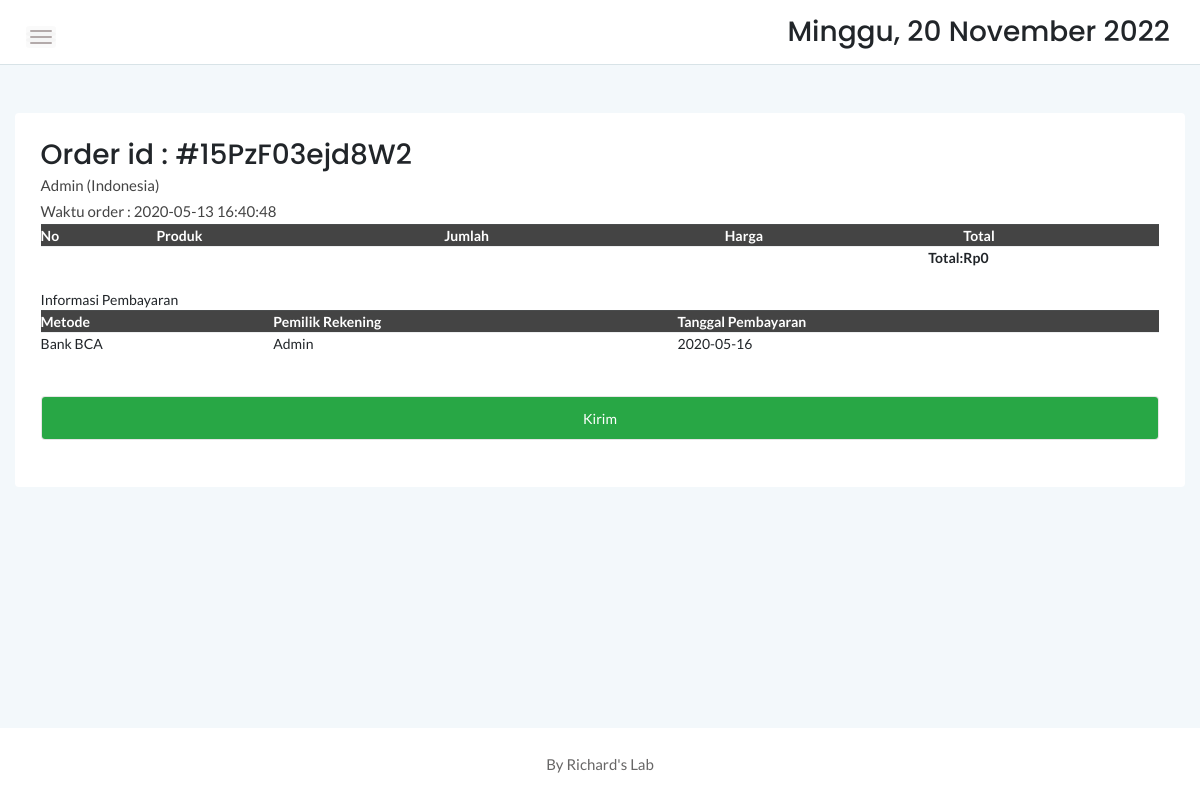
Page /admin/order.php?orderid=15PzF03ejd8W2 on the committed database.
### tables this page shows
CREATE TABLE `cart` (
  `idcart` int(11) NOT NULL AUTO_INCREMENT,
  `orderid` varchar(100) NOT NULL,
  `userid` int(11) NOT NULL,
  `tglorder` timestamp NOT NULL DEFAULT current_timestamp(),
  `status` varchar(10) NOT NULL DEFAULT 'Cart',
  PRIMARY KEY (`idcart`),
  UNIQUE KEY `orderid` (`orderid`),
  KEY `orderid_2` (`orderid`)
);

CREATE TABLE `konfirmasi` (
  `idkonfirmasi` int(11) NOT NULL AUTO_INCREMENT,
  `orderid` varchar(100) NOT NULL,
  `userid` int(11) NOT NULL,
  `payment` varchar(10) NOT NULL,
  `namarekening` varchar(25) NOT NULL,
  `tglbayar` date NOT NULL,
  `tglsubmit` timestamp NOT NULL DEFAULT current_timestamp(),
  PRIMARY KEY (`idkonfirmasi`),
  KEY `userid` (`userid`),
  CONSTRAINT `userid` FOREIGN KEY (`userid`) REFERENCES `login` (`userid`) ON DELETE CASCADE ON UPDATE CASCADE
);

### admin/order.php (the view, shortened to what this page needs)
<?php
include '../dbconnect.php';
$orderids = $_GET['orderid'];
$liatcust = mysqli_query($conn,"select * from login l, cart c where orderid='$orderids' and l.userid=c.userid");
$checkdb = mysqli_fetch_array($liatcust);
?>
<!doctype html>
<html class="no-js" lang="en">
<head>
    <link rel="stylesheet" href="assets/css/bootstrap.min.css">
    <link rel="stylesheet" href="assets/css/font-awesome.min.css">
    <link rel="stylesheet" href="assets/css/themify-icons.css">
    <link rel="stylesheet" href="assets/css/metisMenu.css">
    <link rel="stylesheet" href="assets/css/owl.carousel.min.css">
    <link rel="stylesheet" href="assets/css/slicknav.min.css">
    <link rel="stylesheet" href="https://www.amcharts.com/lib/3/plugins/export/export.css" type="text/css" media="all" />
	<link rel="stylesheet" type="text/css" href="https://cdn.datatables.net/1.10.20/css/jquery.dataTables.min.css">
    <link rel="stylesheet" type="text/css" href="https://cdn.datatables.net/1.10.20/css/jquery.dataTables.css">
    <link rel="stylesheet" type="text/css" href="https://cdn.datatables.net/1.10.20/css/dataTables.bootstrap4.min.css">
    <link rel="stylesheet" type="text/css" href="https://cdn.datatables.net/responsive/2.2.3/css/responsive.bootstrap.min.css">
    <link rel="stylesheet" type="text/css" href="https://cdn.datatables.net/responsive/2.2.3/css/responsive.jqueryui.min.css">
	<link rel="stylesheet" type="text/css" href="https://cdn.datatables.net/buttons/1.5.2/css/buttons.dataTables.min.css">
    <link rel="stylesheet" href="assets/css/typography.css">
    <link rel="stylesheet" href="assets/css/default-css.css">
    <link rel="stylesheet" href="assets/css/styles.css">
    <link rel="stylesheet" href="assets/css/responsive.css">
</head>
<body>
    <div class="page-container">
        <div class="main-content">
            <div class="header-area">
                <div class="row align-items-center">
                    <div class="col-md-6 col-sm-8 clearfix">
                        <div class="nav-btn pull-left">
                            <span></span>
                            <span></span>
                            <span></span>
                        </div>
                    </div>
                    <div class="col-md-6 col-sm-4 clearfix">
                        <ul class="notification-area pull-right">
                            <li><h3><div class="date">
						</b></div></h3>
						</li>
                        </ul>
                    </div>
                </div>
            </div>
            <div class="main-content-inner">
                <div class="row mt-5 mb-5">
                    <div class="col-12">
                        <div class="card">
                            <div class="card-body">
                                <div class="d-sm-flex justify-content-between align-items-center">
									<h3>Order id : #<?php echo $orderids ?></h3>
								</div>
                                   <p><?php echo $checkdb['namalengkap']; ?> (<?php echo $checkdb['alamat']; ?>)</p>
								<p>Waktu order : <?php echo $checkdb['tglorder']; ?></p>
								   <div class="data-tables datatable-dark">
										 <table id="dataTable3" class="display" style="width:100%"><thead class="thead-dark">
											<tr>
												<th>No</th>
												<th>Produk</th>
												<th>Jumlah</th>
												<th>Harga</th>
												<th>Total</th>
											</tr></thead>
										<tfoot>
											<tr>
												<th colspan="4" style="text-align:right">Total:</th>
												<th>Rp<?php
												$result1 = mysqli_query($conn,"SELECT SUM(d.qty*p.hargaafter) AS count FROM detailorder d, produk p where orderid='$orderids' and d.idproduk=p.idproduk order by d.idproduk ASC");
												$cekrow = mysqli_num_rows($result1);
												$row1 = mysqli_fetch_assoc($result1);
												$count = $row1['count'];
												if($cekrow > 0){
													echo number_format($count);
													} else {
														echo 'No data';
													}?></th>
											</tr>
										</tfoot>
										</table>
                                    </div>
									<br>
									<?php
									if($checkdb['status']=='Confirmed'){
										$ambilinfo = mysqli_query($conn,"select * from konfirmasi where orderid='$orderids'");
										while($tarik=mysqli_fetch_array($ambilinfo)){
										$met = $tarik['payment'];
										$namarek = $tarik['namarekening'];
										$tglb = $tarik['tglbayar'];
										echo '
										Informasi Pembayaran
									<div class="data-tables datatable-dark">
									<table id="dataTable2" class="display" style="width:100%"><thead class="thead-dark">
											<tr>
												<th>Metode</th>
												<th>Pemilik Rekening</th>
												<th>Tanggal Pembayaran</th>
											</tr></thead><tbody>
											<tr>
											<td>'.$met.'</td>
											<td>'.$namarek.'</td>
											<td>'.$tglb.'</td>
											</tr>
											</tbody>
										</table>
									</div>
									<br><br>
									<form method="post">
									<input type="submit" name="kirim" class="form-control btn btn-success" value="Kirim" \>
									</form>
									';
									}
									} else {
										echo '
									<form method="post">
									<input type="submit" name="selesai" class="form-control btn btn-success" value="Selesaikan" \>
									</form>
									';
									}
									?>
									<br>
                                </div>
                            </div>
                        </div>
                    </div>
            </div>
        </div>
        <footer>
            <div class="footer-area">
                <p>By Richard's Lab</p>
            </div>
        </footer>
    </div>
</body>
</html>

### admin/assets/css/typography.css (style rules this page uses)
body { font-size: 14px; font-family: 'Lato', sans-serif; }
h1, h2, h3, h4, h5, h6 { margin: 0; font-family: 'Poppins', sans-serif; }
p { font-family: 'Lato', sans-serif; font-size: 15px; line-height: 26px; color: #444; margin-bottom: 0; }
ul, ol { margin-bottom: 0px; margin-top: 0px; padding: 0; }
ul { margin: 0; list-style-type: none; }

### admin/assets/css/default-css.css (style rules this page uses)
* { margin: 0; padding: 0; box-sizing: border-box; }
*, *:before, *:after { -moz-box-sizing: border-box; -webkit-box-sizing: border-box; box-sizing: border-box; }
html { -webkit-font-smoothing: antialiased; }
body { background: #fff; font-weight: normal; -webkit-font-smoothing: antialiased; -webkit-text-size-adjust: 100%; }
:root { --primary-color: #4336FB; }

### admin/assets/css/styles.css (style rules this page uses)
.page-container { width: 100%; height: 100%; min-height: 100vh; padding-left: 280px; -webkit-transition: padding-left 0.3s ease 0s; transition: padding-left 0.3s ease 0s; }
.card { border: none; border-radius: 4px; background-color: #fff; -webkit-transition: all 0.3s ease 0s; transition: all 0.3s ease 0s; }
.card-body { padding: 25.6px; padding: 1.6rem; }
.main-content { width: 100%; background: #F3F8FB; }
.main-content-inner { padding: 0 30px 50px; }
.header-area { padding: 15px 30px; background: #fff; border-bottom: 1px solid #d8e3e7; }
.nav-btn { margin-right: 30px; margin-top: 10px; cursor: pointer; }
.nav-btn span { display: block; width: 22px; height: 2px; background: #b3aaaa; margin: 4px 0; border-radius: 15px; -webkit-transition: all 0.3s ease 0s; transition: all 0.3s ease 0s; box-shadow: 0 0 0 4px rgba(99, 96, 96, 0.03); }
.notification-area { -webkit-user-select: none; -moz-user-select: none; -ms-user-select: none; user-select: none; position: relative; z-index: 1; }
.notification-area li { display: inline-block; margin-left: 20px; cursor: pointer; -webkit-user-select: none; -moz-user-select: none; -ms-user-select: none; user-select: none; }
.footer-area { text-align: center; padding: 23px 0 19px; background: #fff; }
.footer-area p { color: #676666; margin-bottom: 0; }
.btn { padding: 11px 17px; font-size: 13px; letter-spacing: 0; }
.form-control, .form-control:focus { outline: none; box-shadow: none; }
.form-control { font-size: 14px; border: 1px solid rgba(170, 170, 170, .3); padding: 10.72px 12.8px; padding: .67rem .8rem; }
table tr th { border-bottom: none; }
table tr th, table tr td { border-top: 1px solid rgba(120, 130, 140, 0.13) !important; }
.datatable-dark thead { background: #444; color: #fff; }

### admin/assets/css/responsive.css (style rules this page uses)
@media (min-width: 1200px) and (max-width: 1364px) { .main-content-inner { padding: 0 15px 50px; } }
@media (min-width: 1200px) and (max-width: 1364px) { .page-container, .sbar_collapsed.page-container { padding-left: 0; } }

### rows in the picture
cart: userid.namalengkap "Admin", userid.alamat "Indonesia", tglorder "2020-05-13 16:40:48"
konfirmasi: payment "Bank BCA", namarekening "Admin", tglbayar "2020-05-16"

### other values in the picture
$orderids "15PzF03ejd8W2"
$count "0"
